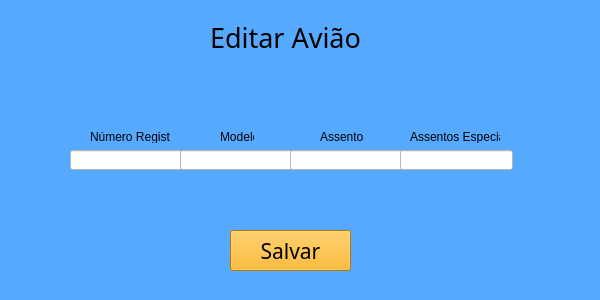
<?xml version="1.0" encoding="UTF-8"?>
<ui version="4.0">
 <class>MainWindow</class>
 <widget class="QMainWindow" name="MainWindow">
  <property name="geometry">
   <rect>
    <x>0</x>
    <y>0</y>
    <width>600</width>
    <height>300</height>
   </rect>
  </property>
  <property name="minimumSize">
   <size>
    <width>0</width>
    <height>0</height>
   </size>
  </property>
  <property name="maximumSize">
   <size>
    <width>600</width>
    <height>300</height>
   </size>
  </property>
  <property name="windowTitle">
   <string>MainWindow</string>
  </property>
  <property name="styleSheet">
   <string notr="true">background-color: rgb(85, 170, 255);</string>
  </property>
  <widget class="QWidget" name="centralwidget">
   <widget class="QLabel" name="label">
    <property name="geometry">
     <rect>
      <x>210</x>
      <y>20</y>
      <width>156</width>
      <height>35</height>
     </rect>
    </property>
    <property name="font">
     <font>
      <family>Arboria-Black</family>
      <pointsize>20</pointsize>
     </font>
    </property>
    <property name="text">
     <string>Editar Avião</string>
    </property>
   </widget>
   <widget class="QLineEdit" name="lineEdit">
    <property name="geometry">
     <rect>
      <x>70</x>
      <y>150</y>
      <width>113</width>
      <height>20</height>
     </rect>
    </property>
    <property name="styleSheet">
     <string notr="true">background-color: rgb(255, 255, 255);</string>
    </property>
   </widget>
   <widget class="QLineEdit" name="lineEdit_2">
    <property name="geometry">
     <rect>
      <x>180</x>
      <y>150</y>
      <width>113</width>
      <height>20</height>
     </rect>
    </property>
    <property name="styleSheet">
     <string notr="true">background-color: rgb(255, 255, 255);</string>
    </property>
   </widget>
   <widget class="QLineEdit" name="lineEdit_3">
    <property name="geometry">
     <rect>
      <x>290</x>
      <y>150</y>
      <width>113</width>
      <height>20</height>
     </rect>
    </property>
    <property name="styleSheet">
     <string notr="true">background-color: rgb(255, 255, 255);</string>
    </property>
   </widget>
   <widget class="QLineEdit" name="lineEdit_4">
    <property name="geometry">
     <rect>
      <x>400</x>
      <y>150</y>
      <width>113</width>
      <height>20</height>
     </rect>
    </property>
    <property name="styleSheet">
     <string notr="true">background-color: rgb(255, 255, 255);</string>
    </property>
   </widget>
   <widget class="QPushButton" name="pushButton">
    <property name="geometry">
     <rect>
      <x>230</x>
      <y>230</y>
      <width>121</width>
      <height>41</height>
     </rect>
    </property>
    <property name="font">
     <font>
      <family>Arboria-Black</family>
      <pointsize>16</pointsize>
     </font>
    </property>
    <property name="styleSheet">
     <string notr="true">background-color: rgb(255, 170, 0);</string>
    </property>
    <property name="text">
     <string>Salvar</string>
    </property>
   </widget>
   <widget class="QLabel" name="label_2">
    <property name="geometry">
     <rect>
      <x>90</x>
      <y>130</y>
      <width>80</width>
      <height>13</height>
     </rect>
    </property>
    <property name="text">
     <string>Número Registro</string>
    </property>
   </widget>
   <widget class="QLabel" name="label_3">
    <property name="geometry">
     <rect>
      <x>220</x>
      <y>130</y>
      <width>34</width>
      <height>13</height>
     </rect>
    </property>
    <property name="text">
     <string>Modelo</string>
    </property>
   </widget>
   <widget class="QLabel" name="label_4">
    <property name="geometry">
     <rect>
      <x>320</x>
      <y>130</y>
      <width>44</width>
      <height>13</height>
     </rect>
    </property>
    <property name="text">
     <string>Assentos</string>
    </property>
   </widget>
   <widget class="QLabel" name="label_5">
    <property name="geometry">
     <rect>
      <x>410</x>
      <y>130</y>
      <width>90</width>
      <height>13</height>
     </rect>
    </property>
    <property name="text">
     <string>Assentos Especiais</string>
    </property>
   </widget>
  </widget>
  <widget class="QStatusBar" name="statusbar"/>
 </widget>
 <resources/>
 <connections/>
</ui>
